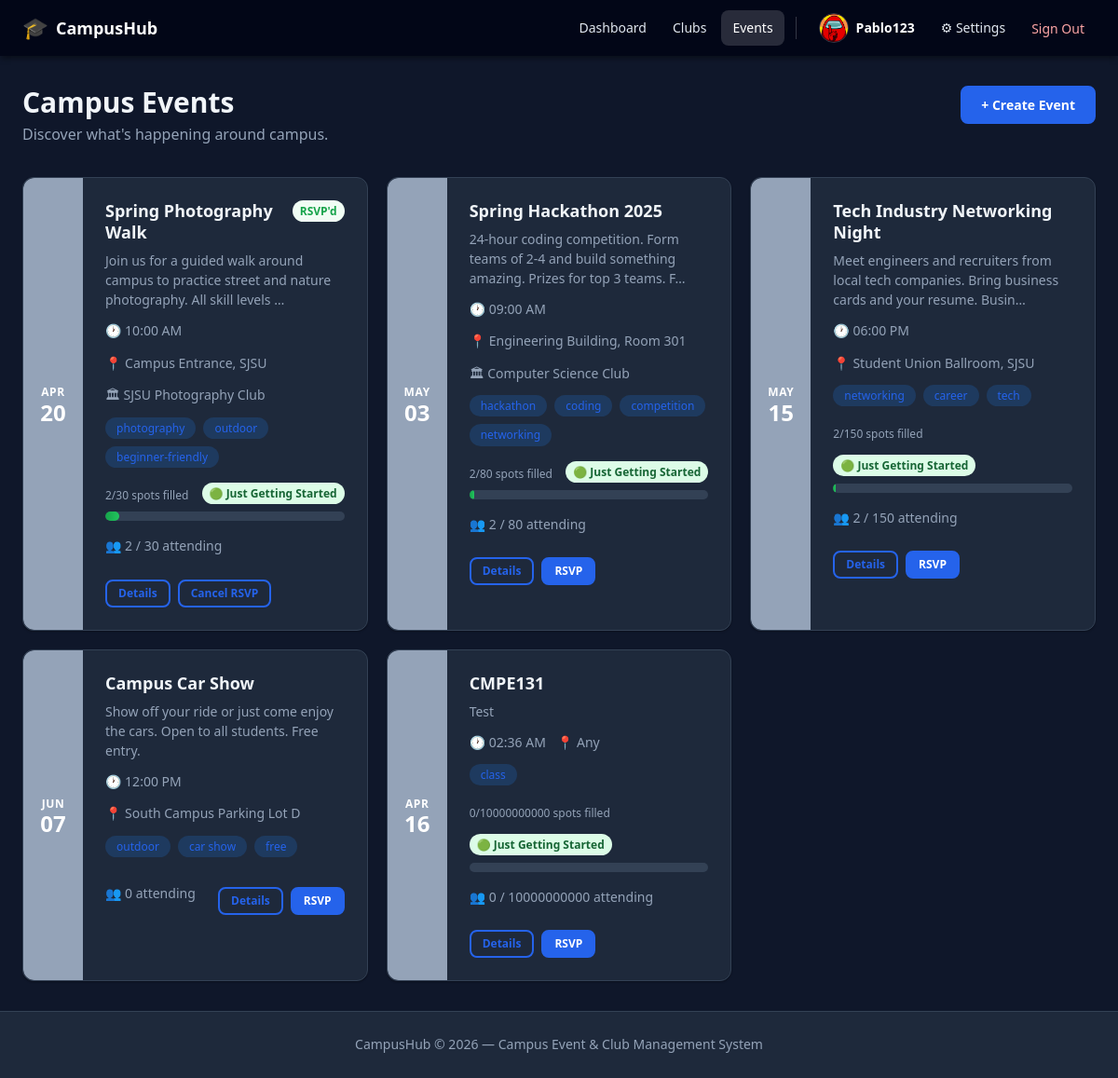
Before: /events (signed in) with the older database file.
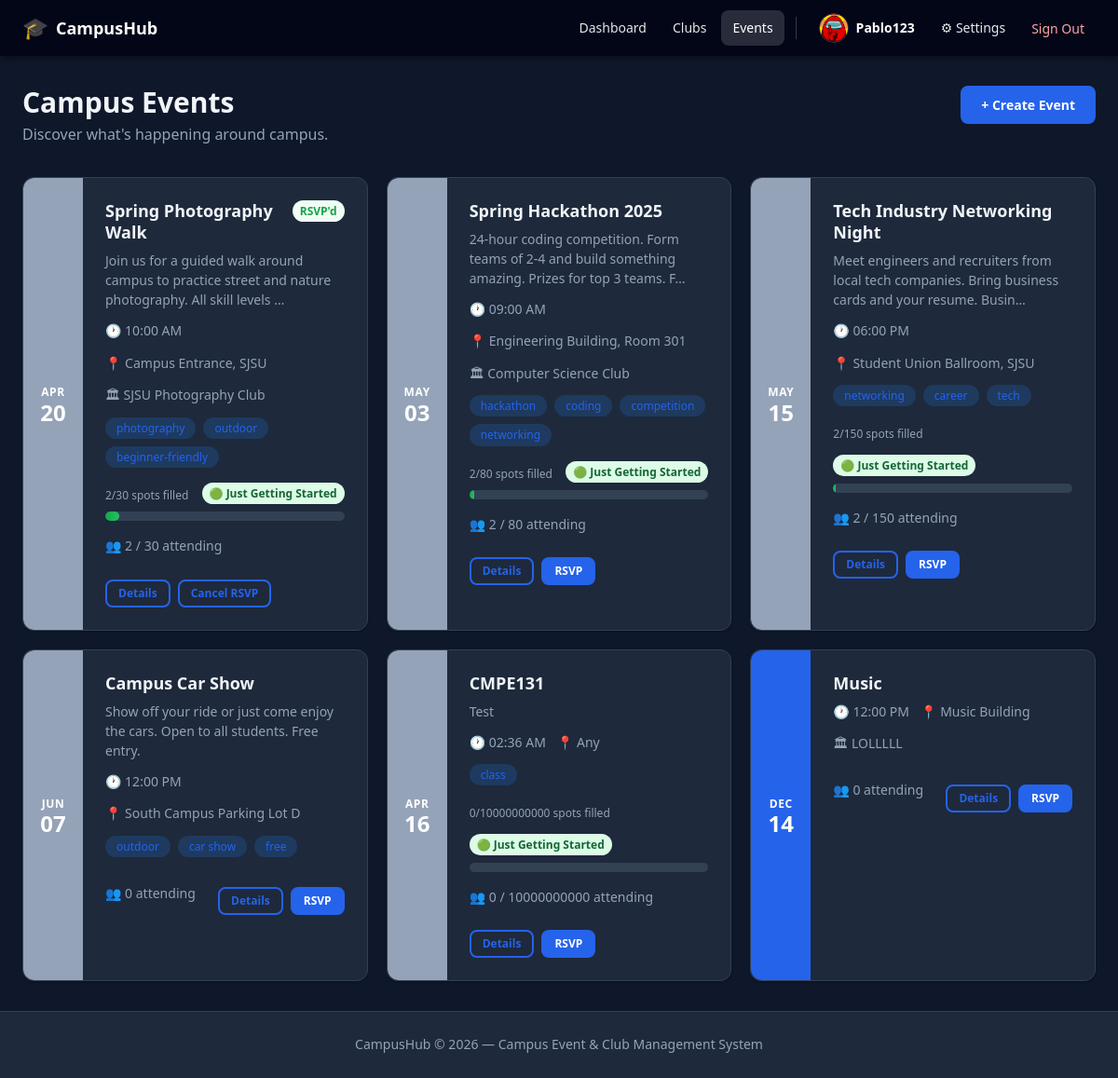
After: the same page with the newer database file.
### app/models/event.py (models this page shows, shortened)
class Event(Base):
    __tablename__ = "events"
    id: Mapped[int] = mapped_column(Integer, primary_key=True, index=True)
    title: Mapped[str] = mapped_column(String(200), nullable=False)
    description: Mapped[str | None] = mapped_column(String(5000), nullable=True)
    location: Mapped[str | None] = mapped_column(String(300), nullable=True)
    map_query: Mapped[str | None] = mapped_column(String(500), nullable=True)
    event_date: Mapped[date] = mapped_column(Date, nullable=False)
    event_time: Mapped[time | None] = mapped_column(Time, nullable=True)
    capacity: Mapped[int | None] = mapped_column(Integer, nullable=True)
    is_private: Mapped[bool] = mapped_column(Boolean, default=False, nullable=False)
    created_by: Mapped[int] = mapped_column(
        Integer, ForeignKey("users.id", ondelete="SET NULL"), nullable=True
    )
    club_id: Mapped[int | None] = mapped_column(
        Integer, ForeignKey("clubs.id", ondelete="SET NULL"), nullable=True
    )
    created_at: Mapped[datetime] = mapped_column(DateTime, server_default=func.now(), nullable=False)
    updated_at: Mapped[datetime] = mapped_column(
        DateTime, server_default=func.now(), onupdate=func.now(), nullable=False
    )
    creator: Mapped["User"] = relationship(  # type: ignore[name-defined]
        "User", back_populates="created_events"
    )
    club: Mapped["Club | None"] = relationship(  # type: ignore[name-defined]
        "Club", back_populates="events"
    )
    attendees: Mapped[list["EventAttendee"]] = relationship(
        "EventAttendee", back_populates="event", cascade="all, delete-orphan"
    )
    tags: Mapped[list["Tag"]] = relationship(
        "Tag", secondary=event_tags, back_populates="events"
    )

class Tag(Base):
    __tablename__ = "tags"
    id: Mapped[int] = mapped_column(Integer, primary_key=True, index=True)
    name: Mapped[str] = mapped_column(String(50), unique=True, nullable=False, index=True)
    events: Mapped[list["Event"]] = relationship(
        "Event", secondary=event_tags, back_populates="tags"
    )

### app/models/club.py (models this page shows, shortened)
class Club(Base):
    __tablename__ = "clubs"
    id: Mapped[int] = mapped_column(Integer, primary_key=True, index=True)
    name: Mapped[str] = mapped_column(String(100), unique=True, nullable=False, index=True)
    description: Mapped[str | None] = mapped_column(String(1000), nullable=True)
    is_private: Mapped[bool] = mapped_column(Boolean, default=False, nullable=False)
    created_by: Mapped[int] = mapped_column(
        Integer, ForeignKey("users.id", ondelete="SET NULL"), nullable=True
    )
    created_at: Mapped[datetime] = mapped_column(DateTime, server_default=func.now(), nullable=False)
    updated_at: Mapped[datetime] = mapped_column(
        DateTime, server_default=func.now(), onupdate=func.now(), nullable=False
    )
    creator: Mapped["User"] = relationship(  # type: ignore[name-defined]
        "User", back_populates="created_clubs", foreign_keys=[created_by]
    )
    memberships: Mapped[list["ClubMembership"]] = relationship(
        "ClubMembership", back_populates="club", cascade="all, delete-orphan"
    )
    roles: Mapped[list["ClubRole"]] = relationship(
        "ClubRole", back_populates="club", cascade="all, delete-orphan"
    )
    events: Mapped[list["Event"]] = relationship(  # type: ignore[name-defined]
        "Event", back_populates="club"
    )

### app/routers/events.py (the view)
@router.get("", response_class=HTMLResponse)
async def event_list(
    request: Request,
    db: Session = Depends(get_db),
    current_user: User = Depends(get_current_user),
):
    from datetime import date
    events = event_service.list_events(db, upcoming_only=False, current_user=current_user)
    rsvp_event_ids = {a.event_id for a in current_user.event_attendances}
    return templates.TemplateResponse(
        request,
        "events/list.html",
        {
            "events": events,
            "current_user": current_user,
            "rsvp_event_ids": rsvp_event_ids,
            "today": date.today(),
        },
    )

### app/templates/events/list.html (shortened to what this page needs)
{% extends "base.html" %}
{% block content %}
<div class="page-header">
    <div>
        <h1 class="page-title">Campus Events</h1>
        <p class="page-subtitle">Discover what's happening around campus.</p>
    </div>
    <a href="/events/create" class="btn btn-primary">+ Create Event</a>
</div>
{% if events %}
<div class="grid-cards">
    {% for event in events %}
    <div class="card card-event-full">
        <div class="card-date-strip {% if event.event_date < today %}date-past{% endif %}">
            <span class="date-month">{{ event.event_date.strftime('%b') }}</span>
            <span class="date-day">{{ event.event_date.strftime('%d') }}</span>
        </div>
        <div class="card-body">
            <div class="card-top">
                <h3 class="card-title">
                    <a href="/events/{{ event.id }}" class="link-unstyled">{{ event.title }}</a>
                </h3>
                <div class="badge-group">
                    {% if event.id in rsvp_event_ids %}
                    <span class="badge badge-success">RSVP'd</span>
                    {% endif %}
                </div>
            </div>
            {% if event.description %}
            <p class="card-desc">{{ event.description[:100] }}{% if event.description|length > 100 %}…{% endif %}</p>
            {% endif %}
            <div class="card-meta">
                {% if event.event_time %}
                <span class="meta-item">🕐 {{ event.event_time.strftime('%I:%M %p') }}</span>
                {% endif %}
                {% if event.location %}
                <span class="meta-item">📍 {{ event.location }}</span>
                {% endif %}
                {% if event.club %}
                <span class="meta-item">🏛 {{ event.club.name }}</span>
                {% endif %}
            </div>
            {% if event.tags %}
            <div class="tag-row">
                {% for tag in event.tags %}<span class="tag">{{ tag.name }}</span>{% endfor %}
            </div>
            {% endif %}
            {% if event.has_limited_capacity %}
            <div class="hype-meter">
                <div class="hype-meter-header">
                    <span class="capacity-text">{{ event.spots_filled_text }}</span>
                    <span class="badge {{ event.hype_status.badge_class }}">{{ event.hype_status.label }}</span>
                </div>
                <div class="progress hype-progress" role="progressbar" aria-valuenow="{{ event.fill_percentage }}" aria-valuemin="0" aria-valuemax="100">
                    <div class="progress-bar {{ event.hype_status.progress_class }}" style="width: {{ event.fill_percentage }}%"></div>
                </div>
            </div>
            {% endif %}
            <div class="card-footer-row">
                <span class="attendee-count">👥 {{ event.attendee_count }}{% if event.capacity %} / {{ event.capacity }}{% endif %} attending</span>
                <div class="card-actions">
                    <a href="/events/{{ event.id }}" class="btn btn-outline btn-sm">Details</a>
                    {% if event.id not in rsvp_event_ids and not event.is_full %}
                    <form action="/events/{{ event.id }}/rsvp" method="post" style="display:inline">
                        <button type="submit" class="btn btn-primary btn-sm">RSVP</button>
                    </form>
                    {% elif event.id in rsvp_event_ids %}
                    <form action="/events/{{ event.id }}/cancel-rsvp" method="post" style="display:inline">
                        <button type="submit" class="btn btn-outline btn-sm">Cancel RSVP</button>
                    </form>
                    {% endif %}
                </div>
            </div>
        </div>
    </div>
    {% endfor %}
</div>
{% endif %}
{% endblock %}

Changed rows visible on the page:
added Event: event_date "DEC", event_date "14", title "Music", event_time "12:00 PM", location "Music Building", club.name "LOLLLLL", attendee_count "0"
